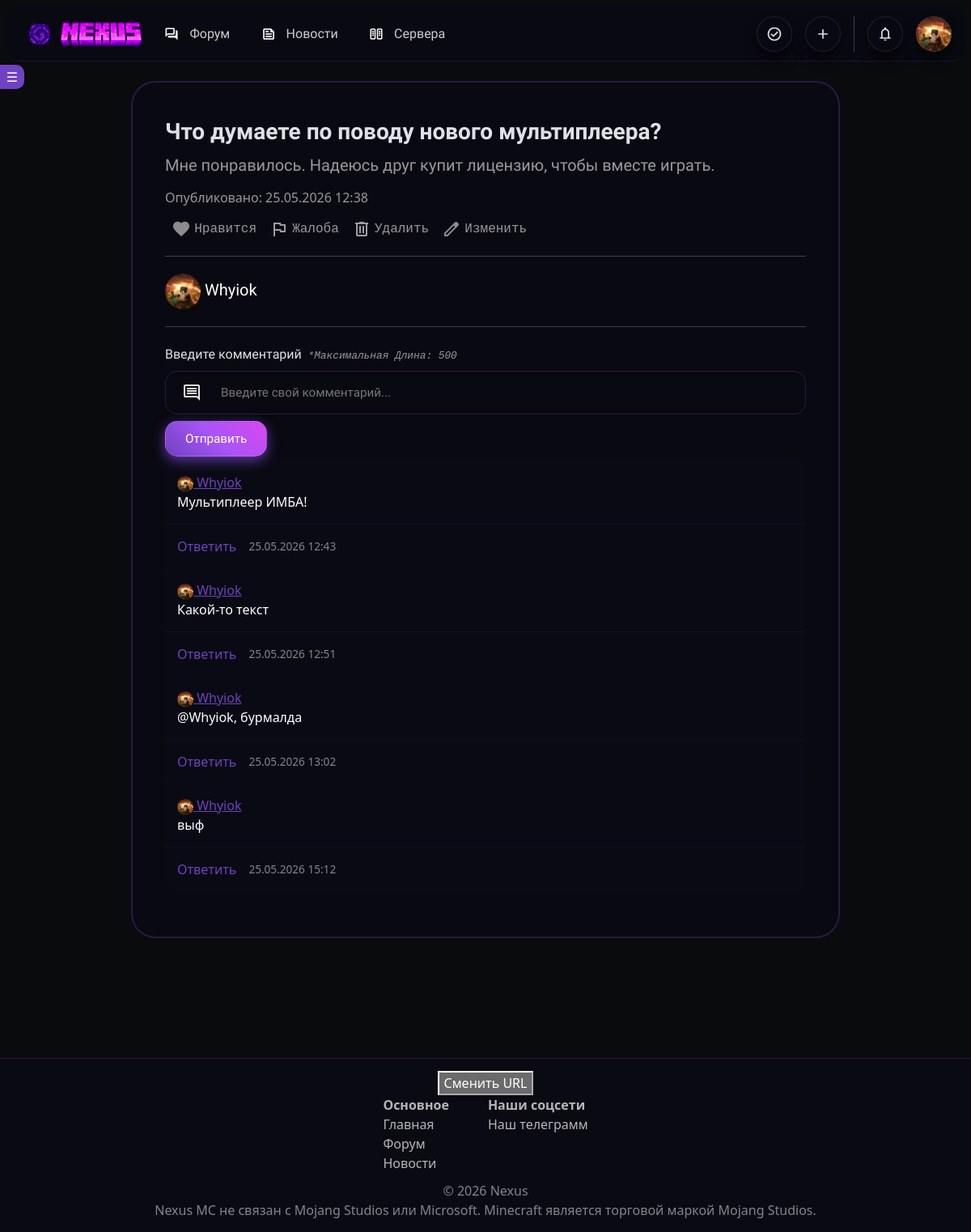
The page /discuss/1 (signed in) on the database its author committed.
### app.py (models this page shows, shortened)
class User(db.Model, UserMixin):  # Пользователи
    id = db.Column(db.Integer, primary_key=True)
    username = db.Column(db.String, unique=True)
    description = db.Column(
        db.Text, default="Пользователь поленился и не добавил инфу о себе :[")
    email = db.Column(db.Text, unique=True)
    edition = db.Column(db.String)
    hash_password = db.Column(db.String)
    avatar = db.Column(db.String)
    subscribers = db.Column(db.Integer, default=0)
    date = db.Column(db.DateTime, default=datetime.utcnow)
    is_moderator = db.Column(db.Boolean, default=False)
    is_admin = db.Column(db.Boolean, default=False)
    is_checked = db.Column(db.Boolean, default=False)
    is_banned = db.Column(db.Boolean, default=False)
    exp = db.Column(db.Integer, default=0)
    level = db.Column(db.String, default='Новичок')
    clan = db.Column(db.Integer, nullable=True)
    friends = db.Column(db.JSON, nullable=True)
    banned_until = db.Column(db.DateTime, nullable=True)
    permanent_ban = db.Column(db.Boolean, nullable=True)
    ban_reason = db.Column(db.String(500), nullable=True)

class Discuss(db.Model):  # Посты
    id = db.Column(db.Integer, primary_key=True)
    id_author = db.Column(db.Integer)
    title = db.Column(db.String)
    text = db.Column(db.Text)
    rating = db.Column(db.Integer, default=0)
    views = db.Column(db.Integer, default=0)
    deny_reason = db.Column(db.String, nullable=True)
    status = db.Column(db.Integer, default='on_moderating')
    categories = db.Column(db.JSON, default=[])
    date = db.Column(db.DateTime, default=datetime.utcnow)

class Comments(db.Model):  # Комментарии
    id = db.Column(db.Integer, primary_key=True)
    id_author = db.Column(db.Integer)
    id_post = db.Column(db.Integer)
    id_comment = db.Column(db.Integer)
    id_discuss = db.Column(db.Integer)
    comment = db.Column(db.Text)
    rating = db.Column(db.Integer, default=0)
    date = db.Column(db.DateTime, default=datetime.utcnow)

### app.py (the view, shortened to what this page needs)
@app.route('/discuss/<int:id>', methods=['GET', 'POST'])
def discuss(id):
    discuss = db.session.get(Discuss, id)
    comments = Comments.query.filter_by(id_discuss=id).all()
    if comments:
        for comment in comments:
            comment.author = User.query.get(comment.id_author)
    user_a = db.session.get(User, discuss.id_author)
    liked = False
    disliked = False
    if not discuss:
        return redirect(url_for('forum'))
    if current_user.is_authenticated:
        viewer_id = current_user.id
        view = Views.query.filter_by(
            discuss_id=id,
            user_id=viewer_id
        ).first()
        discuss.liked = Likes.query.filter_by(
            id_author=current_user.id,
            id_discuss=id
        ).first() is not None
    return render_template("discuss.html", discuss=discuss, user_a=user_a, comments=comments)

### templates/discuss.html (shortened to what this page needs)
{% extends 'base.html' %}
{% block main %}
<main style="min-height: 100vh; display: flex; align-items: center; padding: 100px 0;">
    <div class="container-fluid">
        <div class="row justify-content-center">
            <div class="col-12 col-md-8 col-lg-6 col-xl-5 w-75">
                <div
                    style="background: rgba(10, 10, 20, 0.75); backdrop-filter: blur(15px); border: 2px solid rgba(111, 66, 193, 0.3); border-radius: 30px; padding: 40px; width: 100%;">
                    <div style="display: flex; flex-direction: column; gap: 5px;">
                        <a class="text-decoration-none fs-3 fw-bold font" style="color: inherit">{{ discuss.title }}</a>
                        <a class="text-decoration-none fs-5 font text-secondary" style="color: inherit">{{ discuss.text }}</a>
                        <a class="text-secondary my-2 text-decoration-none">Опубликовано:
                            {{ discuss.date.strftime('%d.%m.%Y %H:%M') }}</a>
                        {% if current_user.is_authenticated %}
                        <div class="d-flex align-items-center">
                            <form class="like-form" data-id="{{ discuss.id }}" data-type="discuss">
                                <button type="submit" class="btn-unstyled button-custom px-2 like-button"
                                    title="Нравится">
                                    <img id="like-icon-{{ discuss.id }}" class="like-icon"
                                        src="/static/{% if discuss.liked %}like_filled.svg{% else %}like.svg{% endif %}">
                                    <span class="mt-2 text-reset font-mine">Нравится</span>
                                </button>
                            </form>
                            <a class="btn-unstyled text-secondary text-decoration-none button-custom px-2 font-mine report-button"
                                data-bs-toggle="modal" data-bs-target="#reportBackdrop">
                                <img src="/static/report.svg" class="report-icon">
                                <span class="mt-2 text-reset font-mine">Жалоба</span>
                            </a>
                            {% if current_user.id == discuss.id_author or current_user.is_moderator %}
                            <a class="btn-unstyled text-secondary text-decoration-none button-custom px-2 font-mine report-button"
                                data-bs-toggle="modal" data-bs-target="#deleteBackdrop">
                                <img src="/static/delete.svg" class="report-icon">
                                <span class="mt-2 text-reset font-mine">Удалить</span>
                            </a>
                            <form method="get" action="/edit/discuss/{{ discuss.id }}">
                                <button
                                    class="btn-unstyled text-secondary text-decoration-none button-custom px-2 font-mine report-button"
                                    type="submit">
                                    <img src="/static/edit.svg" class="report-icon">
                                    <span class="mt-2 text-reset font-mine">Изменить</span>
                                </button>
                            </form>
                            {% endif %}
                        </div>
                        <hr class="my-3">
                        <div>
                            <a href="/user/{{ user_a.id }}" class="link-custom fs-5 font"><img style="
                        width: 44px;
                        height: 44px;
                        border-radius: 50%;
                        object-fit: cover;
                        object-position: center;" src="/static/avatars/{{ user_a.avatar }}"> {{ user_a.username }}</a>
                        </div>
                        <hr class="my-3">
                        <div>
                            <form method="post" action="/comment/discuss/{{ discuss.id }}">
                                <label class="mb-2 font">Введите комментарий</label><span
                                    class="text-secondary fst-italic font-mine" style="font-size: 0.8rem"> *Максимальная
                                    Длина: 500</span>
                                <div class="input-div">
                                    <img src="/static/comment.svg">
                                    <input id="myInput" class="input font" type="text" name="text"
                                        placeholder="Введите свой комментарий..." size="50" maxlength="500" required>
                                </div>
                                <button type="submit" class="btn-glass btn-glass-primary mt-2 font">Отправить</button>
                            </form>
                        </div>
                        {% endif %}
                        <div
                            style="display: flex; flex-direction: column; background-color: rgba(10,10,20,0.9); border-radius: 15px; width: 100%; margin-bottom: 1rem; overflow: hidden;">
                            {% for comment in comments %}
                            <div class="comment">
                                    <div style="padding: 15px; flex: 1;">
                                        <p style="margin:0; color: rgba(255,255,255,0.5);">
                                            <a href="/user/{{ comment.author.id }}" style="color:#6f42c1;">
                                                <img src="/static/avatars/{{ comment.author.avatar }}"
                                                    style="border-radius: 50%; object-fit: cover; object-position: center;"
                                                    height="20" width="20">
                                                {{ comment.author.username }}</a>
                                        </p>
                                        <p style="margin:0; color:white;" class="comment-text">{{ comment.comment }}</p>
                                    </div>
                                    <hr style="margin:0; border-color: rgba(111,66,193,0.3);" />
                                    <div
                                        style="padding: 15px; display:flex; gap:15px; align-items:center; margin-top: auto;">
                                        <a onclick="insertText({{ comment.author.id }}, '{{ comment.author.username }}')" style="color:#6f42c1; text-decoration:none; cursor: pointer;">Ответить</a>
                                        <p style="margin:0; color: rgba(255,255,255,0.5); font-size:0.85rem;">{{ comment.date.strftime('%d.%m.%Y %H:%M') }}</p>
                                    </div>
                                </div>
                            {% endfor %}
                        </div>
                    </div>
                </div>
            </div>
        </div>
    </div>
</main>
{% endblock %}

### templates/base.html (shortened to what this page needs)
<!doctype html>
<html lang="ru" data-bs-theme="dark">
<head>
    <link href="https://cdn.jsdelivr.net/npm/bootstrap@5.3.1/dist/css/bootstrap.min.css" rel="stylesheet"
>
    <link rel="stylesheet" href="/static/style.css?v=2">
</head>
<body>
    <header class="glass-header fixed-top mx-2 my-2"
        style="height: 68px; border-radius: 15px; max-width: 100vw; width: auto;">
        <nav class="navbar navbar-expand-lg h-100 p-0">
            <a class="navbar-brand d-flex align-items-center justify-content-center p-0 m-0 ms-md-3 ms-4" href="/">
                <img src="/static/nexus_logo.png" height="50">
                <img src="/static/nexus_title.png" height="30" ondrag="playSound()">
            </a>
            <div class="d-flex align-items-center">
                <ul class="navbar-nav d-none d-md-flex flex-row">
                    <li class="nav-item">
                        <a href="/forum" class="nav-link-glass d-flex align-items-center font ms-2"
                            style="height: 48px;" title="Форум">
                            <img src="/static/forum.png" style="margin-right: 5px; height: 18px;">
                            Форум
                        </a>
                    </li>
                    <li class="nav-item dropdown">
                        <a href="/news_nexus" class="nav-link-glass d-flex align-items-center font" style="height: 48px;" title="Новости">
                            <img src="/static/news.png" style="margin-right: 5px; height: 18px;">
                            Новости
                        </a>
                    <li class="nav-item">
                        <a href="/servers" class="nav-link-glass d-flex align-items-center font" title="Сервера"
                            style="height: 48px;">
                            <img src="/static/server.svg" style="margin-right: 5px; height: 18px;">
                            Сервера
                        </a>
                    </li>
                </ul>
            </div>
            <div class="d-flex flex-row gap-3 ms-auto align-items-center me-3">
                {% if current_user.is_authenticated %}
                {% if current_user.is_moderator %}
                <a href="/moderate/posts" class="btn-glass btn-glass-outline font p-0" style="
                        width: 44px;
                        height: 44px;
                        background-image: url(/static/moderate.svg);
                        background-size: 20px;
                        background-repeat: no-repeat;
                        background-position: center;
                        border-radius: 50%;" title="Модерация постов">
                </a>
                {% endif %}
                <a data-bs-toggle="modal" data-bs-target="#postsModal" class="btn-glass btn-glass-outline font p-0
                    dropdown" style="
                        width: 44px;
                        height: 44px;
                        background-image: url(/static/add.svg);
                        background-size: 20px;
                        background-repeat: no-repeat;
                        background-position: center;
                        border-radius: 50%;" title="Добавить пост">
                </a>
                <li class="nav-item dropdown position-relative" style="overflow: visible;">
                    <button class="btn-glass btn-glass-outline font p-0" data-bs-toggle="dropdown"
                        data-bs-auto-close="false" aria-expanded="false" title="Уведомления" id="notificationDropdown"
                        style="width: 44px; height: 44px; background-image: url(/static/notice.svg); background-size: 20px; background-repeat: no-repeat; background-position: center; border-radius: 50%;">
                    </button>
                </li>
                <div class="dropdown my-2">
                    {% if user.avatar %}
                    <button class="btn-glass btn-glass-outline font p-0" style="
                        width: 44px;
                        height: 44px;
                        background-image: url(/static/avatars/{{ user.avatar }});
                        background-size: cover;
                        background-position: center;
                        border-radius: 50%;" type="button" data-bs-toggle="dropdown" data-bs-auto-close="false"
                        href="#profile" title="Ваш профиль">
                    </button>
                    {% endif %}
                </div>
                {% endif %}
            </div>
        </nav>
    </header>
    <button id="toggleSidebarBtn">☰</button>
    <main>
        {% block main %}
        {% endblock %}
    </main>
    <footer style="
        border-top: 1px solid rgba(111, 66, 193, 0.3);
        background: rgba(10, 10, 20, 0.9);
        padding-top: 15px;
        padding-bottom: 15px;
    " class="mt-5 d-flex">
        <button onclick="changeUrl()">Сменить URL</button>
        <div class="d-flex flex-row gap-5">
            <div>
                <a style="text-decoration: none; color: rgba(255,255,255,0.7);" class="fw-bold">Основное</a>
                <div style="display: flex; flex-direction: column; margin-bottom: 10px;">
                    <a href="/" style="text-decoration: none; color: rgba(255,255,255,0.7);">Главная</a>
                    <a href="/forum" style="text-decoration: none; color: rgba(255,255,255,0.7);">Форум</a>
                    <a href="/news" style="text-decoration: none; color: rgba(255,255,255,0.7);">Новости</a>
                </div>
            </div>
            <div>
                <a style="text-decoration: none; color: rgba(255,255,255,0.7);" class="fw-bold">Наши соцсети</a>
                <div style="display: flex; flex-direction: column; align-items: center; gap: 5px;">
                    <a href="https://t.me/nexus_mcgg" style="text-decoration: none; color: rgba(255,255,255,0.7);">Наш
                        телеграмм</a>
                </div>
            </div>
        </div>
        <a style="color: rgba(255,255,255,0.5);">© 2026 Nexus</a>
        <a style="color: rgba(255,255,255,0.5);">Nexus MC не связан с Mojang Studios или Microsoft.
            Minecraft является торговой маркой Mojang Studios.
        </a>
    </footer>
</body>
</html>

### rows shown on the page
User: avatar (picture), username "Whyiok"
Discuss: title "Что думаете по поводу нового мультиплеера?", text "Мне понравилось. Надеюсь друг купит лицензию, чтобы вместе играть.", date "25.05.2026 12:38"
Comments: author.avatar (picture), author.username "Whyiok", comment "Мультиплеер ИМБА!", date "25.05.2026 12:43"
Comments: author.avatar (picture), author.username "Whyiok", comment "Какой-то текст", date "25.05.2026 12:51"
Comments: author.avatar (picture), author.username "Whyiok", comment "@Whyiok, бурмалда", date "25.05.2026 13:02"
Comments: author.avatar (picture), author.username "Whyiok", comment "выф", date "25.05.2026 15:12"
